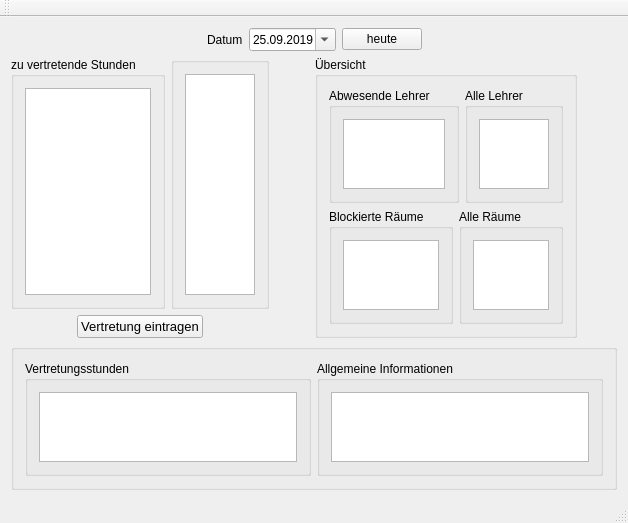
<?xml version="1.0" encoding="UTF-8"?>
<ui version="4.0">
 <class>VertretungsplanCPPClass</class>
 <widget class="QMainWindow" name="VertretungsplanCPPClass">
  <property name="geometry">
   <rect>
    <x>0</x>
    <y>0</y>
    <width>600</width>
    <height>400</height>
   </rect>
  </property>
  <property name="windowTitle">
   <string>VertretungsplanCPP</string>
  </property>
  <widget class="QWidget" name="centralWidget">
   <layout class="QVBoxLayout" name="verticalLayout_5">
    <item>
     <layout class="QHBoxLayout" name="horizontalLayout_datum">
      <item>
       <spacer name="horizontalSpacer_4">
        <property name="orientation">
         <enum>Qt::Horizontal</enum>
        </property>
        <property name="sizeHint" stdset="0">
         <size>
          <width>40</width>
          <height>20</height>
         </size>
        </property>
       </spacer>
      </item>
      <item>
       <widget class="QLabel" name="lbl_Datum">
        <property name="text">
         <string>Datum</string>
        </property>
       </widget>
      </item>
      <item>
       <widget class="QDateEdit" name="de_mainDatum">
        <property name="dateTime">
         <datetime>
          <hour>0</hour>
          <minute>0</minute>
          <second>0</second>
          <year>2019</year>
          <month>9</month>
          <day>25</day>
         </datetime>
        </property>
        <property name="minimumDateTime">
         <datetime>
          <hour>0</hour>
          <minute>0</minute>
          <second>0</second>
          <year>2019</year>
          <month>1</month>
          <day>1</day>
         </datetime>
        </property>
        <property name="currentSection">
         <enum>QDateTimeEdit::YearSection</enum>
        </property>
        <property name="displayFormat">
         <string>dd.MM.yyyy</string>
        </property>
        <property name="calendarPopup">
         <bool>true</bool>
        </property>
        <property name="currentSectionIndex">
         <number>2</number>
        </property>
        <property name="date">
         <date>
          <year>2019</year>
          <month>9</month>
          <day>25</day>
         </date>
        </property>
       </widget>
      </item>
      <item>
       <widget class="QPushButton" name="btn_datumHeute">
        <property name="text">
         <string>heute</string>
        </property>
       </widget>
      </item>
      <item>
       <spacer name="horizontalSpacer_6">
        <property name="orientation">
         <enum>Qt::Horizontal</enum>
        </property>
        <property name="sizeHint" stdset="0">
         <size>
          <width>40</width>
          <height>20</height>
         </size>
        </property>
       </spacer>
      </item>
     </layout>
    </item>
    <item>
     <layout class="QHBoxLayout" name="horizontalLayout_1">
      <item>
       <layout class="QVBoxLayout" name="verticalLayout_6">
        <item>
         <layout class="QHBoxLayout" name="horizontalLayout_4">
          <item>
           <widget class="QGroupBox" name="gb_problemStunden">
            <property name="sizePolicy">
             <sizepolicy hsizetype="Expanding" vsizetype="Preferred">
              <horstretch>0</horstretch>
              <verstretch>0</verstretch>
             </sizepolicy>
            </property>
            <property name="title">
             <string>zu vertretende Stunden</string>
            </property>
            <layout class="QVBoxLayout" name="verticalLayout_11">
             <item>
              <widget class="QTableWidget" name="tw_problemStunden">
               <property name="contextMenuPolicy">
                <enum>Qt::ActionsContextMenu</enum>
               </property>
               <property name="editTriggers">
                <set>QAbstractItemView::NoEditTriggers</set>
               </property>
               <property name="selectionMode">
                <enum>QAbstractItemView::SingleSelection</enum>
               </property>
               <property name="selectionBehavior">
                <enum>QAbstractItemView::SelectRows</enum>
               </property>
               <attribute name="horizontalHeaderCascadingSectionResizes">
                <bool>true</bool>
               </attribute>
               <attribute name="horizontalHeaderStretchLastSection">
                <bool>true</bool>
               </attribute>
               <attribute name="verticalHeaderVisible">
                <bool>false</bool>
               </attribute>
              </widget>
             </item>
            </layout>
           </widget>
          </item>
          <item>
           <layout class="QVBoxLayout" name="verticalLayout_8">
            <property name="sizeConstraint">
             <enum>QLayout::SetDefaultConstraint</enum>
            </property>
            <item>
             <widget class="QGroupBox" name="gb_frei">
              <property name="sizePolicy">
               <sizepolicy hsizetype="Maximum" vsizetype="Preferred">
                <horstretch>0</horstretch>
                <verstretch>0</verstretch>
               </sizepolicy>
              </property>
              <property name="title">
               <string/>
              </property>
              <layout class="QVBoxLayout" name="verticalLayout_10">
               <item>
                <widget class="QTableWidget" name="tw_frei">
                 <property name="contextMenuPolicy">
                  <enum>Qt::ActionsContextMenu</enum>
                 </property>
                 <property name="editTriggers">
                  <set>QAbstractItemView::NoEditTriggers</set>
                 </property>
                 <property name="selectionMode">
                  <enum>QAbstractItemView::SingleSelection</enum>
                 </property>
                 <property name="selectionBehavior">
                  <enum>QAbstractItemView::SelectRows</enum>
                 </property>
                 <attribute name="horizontalHeaderVisible">
                  <bool>false</bool>
                 </attribute>
                 <attribute name="horizontalHeaderCascadingSectionResizes">
                  <bool>true</bool>
                 </attribute>
                 <attribute name="horizontalHeaderStretchLastSection">
                  <bool>true</bool>
                 </attribute>
                 <attribute name="verticalHeaderVisible">
                  <bool>false</bool>
                 </attribute>
                </widget>
               </item>
              </layout>
             </widget>
            </item>
           </layout>
          </item>
         </layout>
        </item>
        <item>
         <layout class="QHBoxLayout" name="horizontalLayout_3">
          <item>
           <spacer name="horizontalSpacer_7">
            <property name="orientation">
             <enum>Qt::Horizontal</enum>
            </property>
            <property name="sizeHint" stdset="0">
             <size>
              <width>40</width>
              <height>20</height>
             </size>
            </property>
           </spacer>
          </item>
          <item>
           <widget class="QPushButton" name="btn_vertretungsEintragen">
            <property name="font">
             <font>
              <pointsize>10</pointsize>
             </font>
            </property>
            <property name="text">
             <string>Vertretung eintragen</string>
            </property>
           </widget>
          </item>
          <item>
           <spacer name="horizontalSpacer_8">
            <property name="orientation">
             <enum>Qt::Horizontal</enum>
            </property>
            <property name="sizeHint" stdset="0">
             <size>
              <width>40</width>
              <height>20</height>
             </size>
            </property>
           </spacer>
          </item>
         </layout>
        </item>
       </layout>
      </item>
      <item>
       <spacer name="horizontalSpacer">
        <property name="orientation">
         <enum>Qt::Horizontal</enum>
        </property>
        <property name="sizeType">
         <enum>QSizePolicy::Minimum</enum>
        </property>
        <property name="sizeHint" stdset="0">
         <size>
          <width>40</width>
          <height>20</height>
         </size>
        </property>
       </spacer>
      </item>
      <item>
       <widget class="QGroupBox" name="gb_uebersicht">
        <property name="sizePolicy">
         <sizepolicy hsizetype="Preferred" vsizetype="Preferred">
          <horstretch>0</horstretch>
          <verstretch>0</verstretch>
         </sizepolicy>
        </property>
        <property name="title">
         <string>Übersicht</string>
        </property>
        <layout class="QVBoxLayout" name="verticalLayout_7">
         <item>
          <layout class="QHBoxLayout" name="horizontalLayout_2">
           <item>
            <widget class="QGroupBox" name="gb_abwesendeLehrer">
             <property name="title">
              <string>Abwesende Lehrer</string>
             </property>
             <layout class="QVBoxLayout" name="verticalLayout_3">
              <item>
               <widget class="QTableWidget" name="tw_abwesendeLehrer">
                <property name="contextMenuPolicy">
                 <enum>Qt::ActionsContextMenu</enum>
                </property>
                <property name="editTriggers">
                 <set>QAbstractItemView::NoEditTriggers</set>
                </property>
                <property name="dragDropOverwriteMode">
                 <bool>true</bool>
                </property>
                <property name="selectionMode">
                 <enum>QAbstractItemView::SingleSelection</enum>
                </property>
                <property name="selectionBehavior">
                 <enum>QAbstractItemView::SelectRows</enum>
                </property>
                <property name="rowCount">
                 <number>0</number>
                </property>
                <attribute name="horizontalHeaderCascadingSectionResizes">
                 <bool>true</bool>
                </attribute>
                <attribute name="horizontalHeaderShowSortIndicator" stdset="0">
                 <bool>false</bool>
                </attribute>
                <attribute name="horizontalHeaderStretchLastSection">
                 <bool>true</bool>
                </attribute>
                <attribute name="verticalHeaderVisible">
                 <bool>false</bool>
                </attribute>
                <attribute name="verticalHeaderHighlightSections">
                 <bool>false</bool>
                </attribute>
                <attribute name="verticalHeaderMinimumSectionSize">
                 <number>1</number>
                </attribute>
                <attribute name="verticalHeaderStretchLastSection">
                 <bool>false</bool>
                </attribute>
               </widget>
              </item>
             </layout>
            </widget>
           </item>
           <item>
            <widget class="QGroupBox" name="gb_alleLehrer">
             <property name="title">
              <string>Alle Lehrer</string>
             </property>
             <layout class="QVBoxLayout" name="verticalLayout">
              <item>
               <widget class="QTableWidget" name="tw_alleLehrer">
                <property name="contextMenuPolicy">
                 <enum>Qt::ActionsContextMenu</enum>
                </property>
                <property name="editTriggers">
                 <set>QAbstractItemView::NoEditTriggers</set>
                </property>
                <property name="selectionMode">
                 <enum>QAbstractItemView::SingleSelection</enum>
                </property>
                <property name="selectionBehavior">
                 <enum>QAbstractItemView::SelectRows</enum>
                </property>
                <attribute name="horizontalHeaderVisible">
                 <bool>false</bool>
                </attribute>
                <attribute name="horizontalHeaderStretchLastSection">
                 <bool>true</bool>
                </attribute>
                <attribute name="verticalHeaderVisible">
                 <bool>false</bool>
                </attribute>
                <attribute name="verticalHeaderHighlightSections">
                 <bool>false</bool>
                </attribute>
                <attribute name="verticalHeaderStretchLastSection">
                 <bool>false</bool>
                </attribute>
               </widget>
              </item>
             </layout>
            </widget>
           </item>
          </layout>
         </item>
         <item>
          <layout class="QHBoxLayout" name="horizontalLayout_12">
           <item>
            <widget class="QGroupBox" name="gb_blockierteRaeume">
             <property name="title">
              <string>Blockierte Räume</string>
             </property>
             <layout class="QVBoxLayout" name="verticalLayout_4">
              <item>
               <widget class="QTableWidget" name="tw_blockierteRaeume">
                <property name="contextMenuPolicy">
                 <enum>Qt::ActionsContextMenu</enum>
                </property>
                <property name="editTriggers">
                 <set>QAbstractItemView::NoEditTriggers</set>
                </property>
                <property name="selectionMode">
                 <enum>QAbstractItemView::SingleSelection</enum>
                </property>
                <property name="selectionBehavior">
                 <enum>QAbstractItemView::SelectRows</enum>
                </property>
                <property name="rowCount">
                 <number>0</number>
                </property>
                <attribute name="horizontalHeaderCascadingSectionResizes">
                 <bool>true</bool>
                </attribute>
                <attribute name="horizontalHeaderShowSortIndicator" stdset="0">
                 <bool>false</bool>
                </attribute>
                <attribute name="horizontalHeaderStretchLastSection">
                 <bool>true</bool>
                </attribute>
                <attribute name="verticalHeaderVisible">
                 <bool>false</bool>
                </attribute>
                <attribute name="verticalHeaderHighlightSections">
                 <bool>false</bool>
                </attribute>
                <attribute name="verticalHeaderMinimumSectionSize">
                 <number>1</number>
                </attribute>
               </widget>
              </item>
             </layout>
            </widget>
           </item>
           <item>
            <widget class="QGroupBox" name="gb_alleRaeume">
             <property name="title">
              <string>Alle Räume</string>
             </property>
             <layout class="QVBoxLayout" name="verticalLayout_2">
              <item>
               <widget class="QTableWidget" name="tw_alleRaeume">
                <property name="contextMenuPolicy">
                 <enum>Qt::ActionsContextMenu</enum>
                </property>
                <property name="editTriggers">
                 <set>QAbstractItemView::NoEditTriggers</set>
                </property>
                <property name="selectionMode">
                 <enum>QAbstractItemView::SingleSelection</enum>
                </property>
                <property name="selectionBehavior">
                 <enum>QAbstractItemView::SelectRows</enum>
                </property>
                <attribute name="horizontalHeaderVisible">
                 <bool>false</bool>
                </attribute>
                <attribute name="horizontalHeaderStretchLastSection">
                 <bool>true</bool>
                </attribute>
                <attribute name="verticalHeaderVisible">
                 <bool>false</bool>
                </attribute>
                <attribute name="verticalHeaderHighlightSections">
                 <bool>false</bool>
                </attribute>
                <attribute name="verticalHeaderStretchLastSection">
                 <bool>false</bool>
                </attribute>
               </widget>
              </item>
             </layout>
            </widget>
           </item>
          </layout>
         </item>
        </layout>
       </widget>
      </item>
      <item>
       <spacer name="horizontalSpacer_5">
        <property name="orientation">
         <enum>Qt::Horizontal</enum>
        </property>
        <property name="sizeType">
         <enum>QSizePolicy::Minimum</enum>
        </property>
        <property name="sizeHint" stdset="0">
         <size>
          <width>40</width>
          <height>20</height>
         </size>
        </property>
       </spacer>
      </item>
     </layout>
    </item>
    <item>
     <spacer name="verticalSpacer">
      <property name="orientation">
       <enum>Qt::Vertical</enum>
      </property>
      <property name="sizeType">
       <enum>QSizePolicy::Maximum</enum>
      </property>
      <property name="sizeHint" stdset="0">
       <size>
        <width>20</width>
        <height>40</height>
       </size>
      </property>
     </spacer>
    </item>
    <item>
     <widget class="QGroupBox" name="groupBox">
      <property name="sizePolicy">
       <sizepolicy hsizetype="Preferred" vsizetype="Maximum">
        <horstretch>0</horstretch>
        <verstretch>0</verstretch>
       </sizepolicy>
      </property>
      <property name="title">
       <string/>
      </property>
      <layout class="QHBoxLayout" name="horizontalLayout_7">
       <item>
        <widget class="QGroupBox" name="gb_Vertretungstunden">
         <property name="title">
          <string>Vertretungsstunden</string>
         </property>
         <layout class="QVBoxLayout" name="verticalLayout_13">
          <item>
           <widget class="QTableWidget" name="tw_vertretungsstunden">
            <property name="contextMenuPolicy">
             <enum>Qt::ActionsContextMenu</enum>
            </property>
            <property name="editTriggers">
             <set>QAbstractItemView::NoEditTriggers</set>
            </property>
            <property name="selectionMode">
             <enum>QAbstractItemView::SingleSelection</enum>
            </property>
            <property name="selectionBehavior">
             <enum>QAbstractItemView::SelectRows</enum>
            </property>
            <attribute name="horizontalHeaderCascadingSectionResizes">
             <bool>true</bool>
            </attribute>
            <attribute name="horizontalHeaderStretchLastSection">
             <bool>true</bool>
            </attribute>
           </widget>
          </item>
         </layout>
        </widget>
       </item>
       <item>
        <widget class="QGroupBox" name="gb_allgInfos">
         <property name="sizePolicy">
          <sizepolicy hsizetype="Preferred" vsizetype="Preferred">
           <horstretch>0</horstretch>
           <verstretch>0</verstretch>
          </sizepolicy>
         </property>
         <property name="title">
          <string>Allgemeine Informationen</string>
         </property>
         <layout class="QHBoxLayout" name="horizontalLayout_5">
          <item>
           <widget class="QTextEdit" name="te_allgInfos">
            <property name="readOnly">
             <bool>true</bool>
            </property>
           </widget>
          </item>
         </layout>
        </widget>
       </item>
      </layout>
     </widget>
    </item>
   </layout>
  </widget>
  <widget class="QMenuBar" name="menuBar">
   <property name="geometry">
    <rect>
     <x>0</x>
     <y>0</y>
     <width>600</width>
     <height>21</height>
    </rect>
   </property>
  </widget>
  <widget class="QToolBar" name="mainToolBar">
   <attribute name="toolBarArea">
    <enum>TopToolBarArea</enum>
   </attribute>
   <attribute name="toolBarBreak">
    <bool>false</bool>
   </attribute>
  </widget>
  <widget class="QStatusBar" name="statusBar"/>
 </widget>
 <layoutdefault spacing="6" margin="11"/>
 <resources>
  <include location="VertretungsplanCPP.qrc"/>
 </resources>
 <connections/>
</ui>
